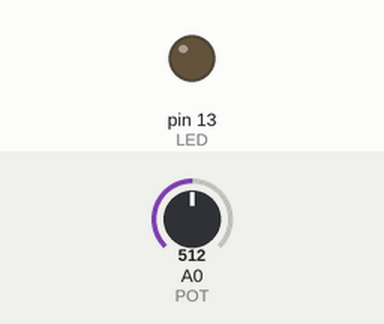
This sketch was run on a simulated Arduino Uno, built with avr-gcc and run on an emulated ATmega328P. Shown: output pins drawn as LEDs (lit = HIGH). The test bench sets the inputs (shaded band); at power-on: A0 (POT) = 512.

Above: at 1.2 s.
1.3 s: A0 (POT) set to 1008
2.8 s: A0 (POT) set to 1016
At 4.0 s:
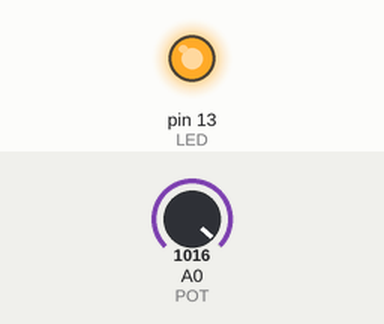
4.3 s: A0 (POT) set to 900
At 5.3 s:
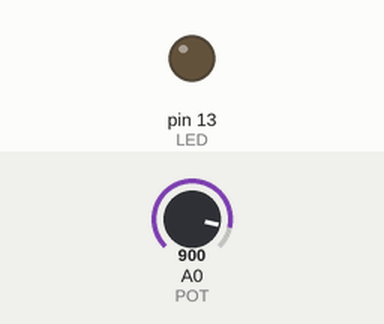
5.8 s: A0 (POT) set to 1023
At 6.4 s:
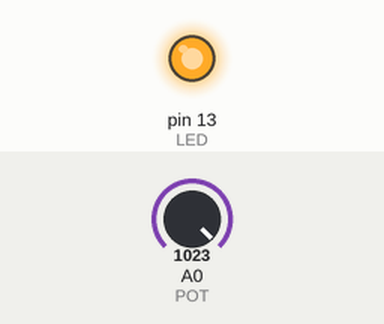
Timing chart, 0 to 8.3 s (numbered marks = the images above; inputs shaded):
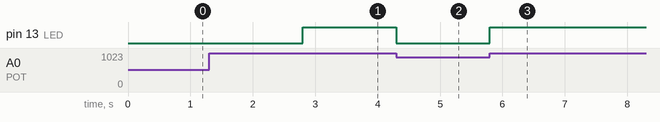

Measured:
- the behaviour switches between 1015 and 1016 on A0 (POT) (found by bisection; images 0 and 1)
- after the input at 1.3 s, every drawn part: stays the same
- after the input at 2.8 s, pin 13 (LED): LOW → HIGH at once
- after the input at 4.3 s, pin 13 (LED): HIGH → LOW at once
- after the input at 5.8 s, pin 13 (LED): LOW → HIGH at once

The sketch:

Brillo.ino
```cpp
//Varibales Macros
#define LED		13
#define POT		A0

void setup()
{
  pinMode(LED, OUTPUT);
  pinMode(POT, INPUT);
}

void loop()
{
  //int brillo = analogRead(POT)/4;         Puede ser una opcion
  int A = analogRead(POT);
  //para la funcion map se definen 5 argumentos el primero que es el valor del pot
  //los otros dos son el minimo y maximo del valor, despues la conversion a la que se quiere realizar en este caso es de 0-255
  int brillo = map(A, 0, 2023, 0 , 255);
  analogWrite(LED,brillo);
}
```
